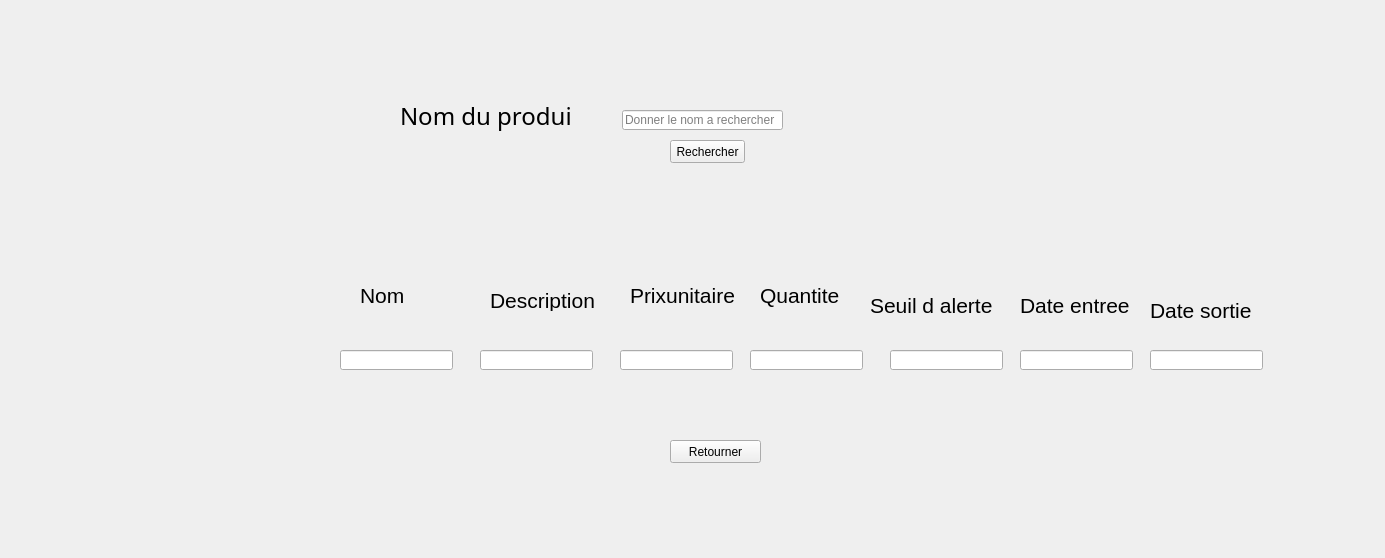
<?xml version="1.0" encoding="UTF-8"?>
<ui version="4.0">
 <class>Form</class>
 <widget class="QWidget" name="Form">
  <property name="geometry">
   <rect>
    <x>0</x>
    <y>0</y>
    <width>1385</width>
    <height>558</height>
   </rect>
  </property>
  <property name="windowTitle">
   <string>Form</string>
  </property>
  <widget class="QLineEdit" name="name">
   <property name="geometry">
    <rect>
     <x>622</x>
     <y>110</y>
     <width>161</width>
     <height>20</height>
    </rect>
   </property>
   <property name="placeholderText">
    <string>Donner le nom a rechercher</string>
   </property>
  </widget>
  <widget class="QPushButton" name="return5">
   <property name="geometry">
    <rect>
     <x>670</x>
     <y>440</y>
     <width>91</width>
     <height>23</height>
    </rect>
   </property>
   <property name="text">
    <string>Retourner</string>
   </property>
  </widget>
  <widget class="QLineEdit" name="test">
   <property name="geometry">
    <rect>
     <x>340</x>
     <y>350</y>
     <width>113</width>
     <height>20</height>
    </rect>
   </property>
  </widget>
  <widget class="QLineEdit" name="test_4">
   <property name="geometry">
    <rect>
     <x>750</x>
     <y>350</y>
     <width>113</width>
     <height>20</height>
    </rect>
   </property>
  </widget>
  <widget class="QLineEdit" name="test_2">
   <property name="geometry">
    <rect>
     <x>480</x>
     <y>350</y>
     <width>113</width>
     <height>20</height>
    </rect>
   </property>
  </widget>
  <widget class="QLabel" name="label_5">
   <property name="geometry">
    <rect>
     <x>760</x>
     <y>280</y>
     <width>101</width>
     <height>31</height>
    </rect>
   </property>
   <property name="font">
    <font>
     <pointsize>16</pointsize>
    </font>
   </property>
   <property name="text">
    <string>Quantite</string>
   </property>
  </widget>
  <widget class="QLineEdit" name="test_7">
   <property name="geometry">
    <rect>
     <x>1150</x>
     <y>350</y>
     <width>113</width>
     <height>20</height>
    </rect>
   </property>
  </widget>
  <widget class="QLineEdit" name="test_6">
   <property name="geometry">
    <rect>
     <x>1020</x>
     <y>350</y>
     <width>113</width>
     <height>20</height>
    </rect>
   </property>
  </widget>
  <widget class="QLabel" name="label_6">
   <property name="geometry">
    <rect>
     <x>870</x>
     <y>290</y>
     <width>141</width>
     <height>31</height>
    </rect>
   </property>
   <property name="font">
    <font>
     <pointsize>16</pointsize>
    </font>
   </property>
   <property name="text">
    <string>Seuil d alerte</string>
   </property>
  </widget>
  <widget class="QLabel" name="label_4">
   <property name="geometry">
    <rect>
     <x>630</x>
     <y>280</y>
     <width>111</width>
     <height>31</height>
    </rect>
   </property>
   <property name="font">
    <font>
     <pointsize>16</pointsize>
    </font>
   </property>
   <property name="text">
    <string>Prixunitaire</string>
   </property>
  </widget>
  <widget class="QLineEdit" name="test_3">
   <property name="geometry">
    <rect>
     <x>620</x>
     <y>350</y>
     <width>113</width>
     <height>20</height>
    </rect>
   </property>
  </widget>
  <widget class="QLabel" name="label_8">
   <property name="geometry">
    <rect>
     <x>1150</x>
     <y>290</y>
     <width>131</width>
     <height>41</height>
    </rect>
   </property>
   <property name="font">
    <font>
     <pointsize>16</pointsize>
    </font>
   </property>
   <property name="text">
    <string>Date sortie</string>
   </property>
  </widget>
  <widget class="QLabel" name="label_7">
   <property name="geometry">
    <rect>
     <x>1020</x>
     <y>290</y>
     <width>131</width>
     <height>31</height>
    </rect>
   </property>
   <property name="font">
    <font>
     <pointsize>16</pointsize>
    </font>
   </property>
   <property name="text">
    <string>Date entree</string>
   </property>
  </widget>
  <widget class="QLineEdit" name="test_5">
   <property name="geometry">
    <rect>
     <x>890</x>
     <y>350</y>
     <width>113</width>
     <height>20</height>
    </rect>
   </property>
  </widget>
  <widget class="QLabel" name="label_2">
   <property name="geometry">
    <rect>
     <x>360</x>
     <y>280</y>
     <width>81</width>
     <height>31</height>
    </rect>
   </property>
   <property name="font">
    <font>
     <pointsize>16</pointsize>
    </font>
   </property>
   <property name="text">
    <string>Nom</string>
   </property>
  </widget>
  <widget class="QPushButton" name="search2">
   <property name="geometry">
    <rect>
     <x>670</x>
     <y>140</y>
     <width>75</width>
     <height>23</height>
    </rect>
   </property>
   <property name="text">
    <string>Rechercher</string>
   </property>
  </widget>
  <widget class="QLabel" name="label">
   <property name="geometry">
    <rect>
     <x>400</x>
     <y>70</y>
     <width>171</width>
     <height>91</height>
    </rect>
   </property>
   <property name="minimumSize">
    <size>
     <width>50</width>
     <height>10</height>
    </size>
   </property>
   <property name="font">
    <font>
     <family>MS PGothic</family>
     <pointsize>18</pointsize>
    </font>
   </property>
   <property name="text">
    <string>Nom du produit:</string>
   </property>
  </widget>
  <widget class="QLabel" name="label_3">
   <property name="geometry">
    <rect>
     <x>490</x>
     <y>290</y>
     <width>111</width>
     <height>21</height>
    </rect>
   </property>
   <property name="font">
    <font>
     <pointsize>16</pointsize>
    </font>
   </property>
   <property name="text">
    <string>Description</string>
   </property>
  </widget>
 </widget>
 <resources/>
 <connections/>
</ui>
